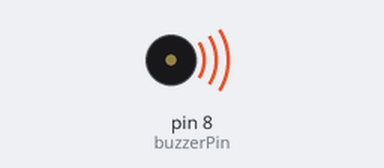
Simulated run of this sketch. Board: Arduino Uno, built with avr-gcc and run on an emulated ATmega328P. Shown: buzzer (waves = sounding).

Above: at 0.4 s.
At 6.4 s:
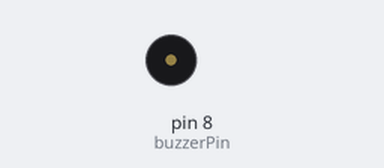
Timing chart, 0 to 11.1 s (numbered marks = the images above):
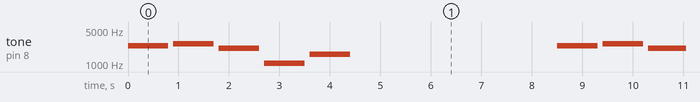

The sketch:

Sounds.ino
```cpp
#define NOTE_D7  2349
#define NOTE_E7  2637
#define NOTE_C7  2093
#define NOTE_C6  1047
#define NOTE_G6  1568

#define noteDuration 800
#define notePause 900

#define buzzerPin 8

void setup() {

}

void loop() {
  tone(buzzerPin, NOTE_D7, noteDuration);
  delay(notePause);
  noTone(buzzerPin);

  tone(buzzerPin, NOTE_E7, noteDuration);
  delay(notePause);
  noTone(buzzerPin);

  tone(buzzerPin, NOTE_C7, noteDuration);
  delay(notePause);
  noTone(buzzerPin);

  tone(buzzerPin, NOTE_C6, noteDuration);
  delay(notePause);
  noTone(buzzerPin);

  tone(buzzerPin, NOTE_G6, noteDuration);
  delay(notePause);
  noTone(buzzerPin);

  delay(4000); //wait 4 seconds = 4,000 ms
}
```

Measured:
- by itself, tone on pin 8 (buzzerPin): repeats every 8.5 s: silent 0.10 s, 2637 Hz 0.80 s, silent 0.10 s, 2093 Hz 0.80 s, silent 0.10 s, 1047 Hz 0.80 s, silent 0.10 s, 1568 Hz 0.80 s, silent 4.1 s, 2349 Hz 0.80 s
